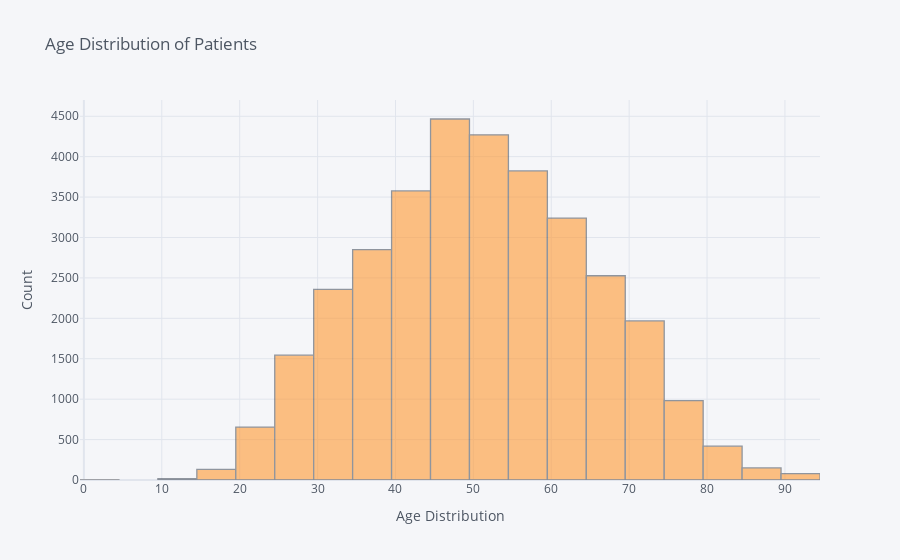

The code cell stored with this chart in its notebook:
### Markdown cell above
## - Age Distribution of Patients

### Code cell
train_df['age_approx'].iplot(kind='hist',
                             bins=30,
                             color='orange',
                             opacity=0.6,
                             xTitle='Age Distribution',
                             yTitle='Count',
                             title='Age Distribution of Patients')

### Figure 1 — Plotly figure (JSON) as saved in the notebook; plotly's stock layout.template omitted (floating-point values rounded to 4 significant figures; data arrays with more than 128 entries replaced by an {"elided": "..."} marker saying what was removed)
{"data": [{"histfunc": "count", "histnorm": "", "marker": {"color": "rgba(255, 153, 51, 1.0)", "line": {"color": "#4D5663", "width": 1.3}}, "name": "age_approx", "nbinsx": 30, "opacity": 0.6, "orientation": "v", "type": "histogram", "x": {"elided": "33126 int values"}}], "layout": {"barmode": "overlay", "legend": {"bgcolor": "#F5F6F9", "font": {"color": "#4D5663"}}, "paper_bgcolor": "#F5F6F9", "plot_bgcolor": "#F5F6F9", "title": {"font": {"color": "#4D5663"}, "text": "Age Distribution of Patients"}, "xaxis": {"gridcolor": "#E1E5ED", "showgrid": true, "tickfont": {"color": "#4D5663"}, "title": {"font": {"color": "#4D5663"}, "text": "Age Distribution"}, "zerolinecolor": "#E1E5ED"}, "yaxis": {"gridcolor": "#E1E5ED", "showgrid": true, "tickfont": {"color": "#4D5663"}, "title": {"font": {"color": "#4D5663"}, "text": "Count"}, "zerolinecolor": "#E1E5ED"}}}
